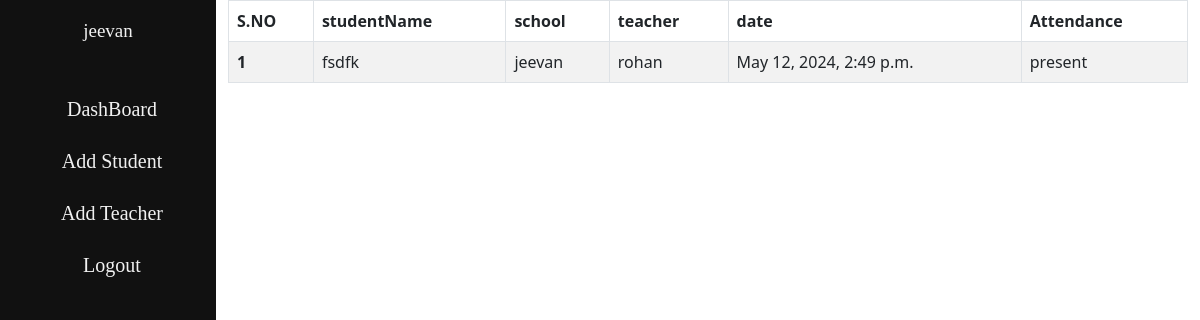
The app's page /school/student-attendance (signed in) with its own data.
### Auth/models.py (models this page shows)
class User(AbstractUser):
    name=models.CharField(max_length=60)
    types=models.CharField(max_length=50,choices=ROLES,default="admin")
    def __str__(self):
        return self.username

### student/models.py (models this page shows, shortened)
class StudentAttendance(models.Model):
	school=models.ForeignKey('school.SchoolProfileModel',on_delete=models.CASCADE)
	studentClass=models.ForeignKey('student.StudentClass',on_delete=models.CASCADE)
	studentName=models.ForeignKey('student.StudentProfileModel',on_delete=models.CASCADE)
	teacher=models.ForeignKey('teacher.TeacherProfileModel',on_delete=models.CASCADE)
	section=models.CharField(max_length=10)
	status = models.CharField(max_length=10, choices=STATUS_CHOICES, default='draft', null=True, blank=True)
	publish = models.DateTimeField(default=timezone.now)
	created = models.DateTimeField(auto_now_add=True)
	updated = models.DateTimeField(auto_now=True)

class StudentProfileModel(models.Model):
    author=models.ForeignKey('Auth.User',on_delete=models.CASCADE,related_name="StudentUsers",null=True)
    name=models.CharField(max_length=100)
    phoneNo=models.BigIntegerField()
    address=models.TextField()
    email=models.EmailField()
    pinCode=models.IntegerField(null=True,blank=True)
    dob=models.DateField(null=True,blank=True)
    stuState=models.ForeignKey('student.state',on_delete=models.CASCADE,related_name="StuState",null=True,blank=True)
    stuCity=models.ForeignKey('student.city',on_delete=models.CASCADE,related_name="StuCity",null=True,blank=True)
    gender=models.CharField(max_length=30,choices=GENDER_CHOICES)
    profile=models.ImageField(upload_to="studentImage",blank=True,null=True)
    category=models.CharField(max_length=30,choices=CATEGORY_CHOICES)
    authAdmin=models.OneToOneField(User,on_delete=models.CASCADE,related_name="StudentAdmin",null=True)
    schoolName=models.ForeignKey('school.SchoolProfileModel',on_delete=models.CASCADE,related_name="studentschols",null=True,blank=True)
    fatherName = models.CharField(null=True, blank=True,max_length=50)
    motherName = models.CharField(null=True, blank=True,max_length=50)
    totalFamilyIncome = models.PositiveIntegerField(null=True, blank=True)
    totalFamilyMember=models.IntegerField(null=True,blank=True)
    status = models.CharField(max_length=10, choices=STATUS_CHOICES, default='draft', null=True, blank=True)
    publish = models.DateTimeField(default=timezone.now)
    created = models.DateTimeField(auto_now_add=True)
    updated = models.DateTimeField(auto_now=True)
    def __str__(self):
        return self.name

### school/models.py (models this page shows, shortened)
class SchoolProfileModel(models.Model):
    name=models.CharField(max_length=100)
    slug=models.SlugField(max_length=100,blank=True)
    address = models.TextField(null=True, blank=True)
    author = models.ForeignKey('Auth.User', on_delete=models.SET_NULL, related_name='authorSProfile', null=True, blank=True)
    authAdmin = models.OneToOneField('Auth.User',on_delete=models.CASCADE, related_name='authAdminSPM', null=True, blank=True)
    udiseCode=models.CharField(null=True,blank=True,unique=True,max_length=70)
    district=models.CharField(null=True,blank=True,max_length=100)
    block=models.CharField(null=True,blank=True,max_length=100)
    village=models.CharField(null=True,blank=True,max_length=100)
    schoolLogo=models.ImageField(upload_to="schoolLogo",null=True,blank=True)
    pinCode=models.IntegerField(null=True,blank=True)
    schoolCategory=models.CharField(null=True,blank=True,max_length=50)
    principalName=models.CharField(null=True,blank=True,max_length=50)
    principalMobile=models.BigIntegerField(null=True,blank=True)
    principalEmail=models.EmailField(null=True,blank=True,max_length=50)
    spocName=models.CharField(null=True,blank=True,max_length=50)
    spocMobile=models.BigIntegerField(null=True,blank=True)
    spocEmail=models.EmailField(null=True,blank=True,max_length=50)
    publish = models.DateTimeField(default=timezone.now)
    created = models.DateTimeField(auto_now_add=True)
    updated = models.DateTimeField(auto_now=True)
    status = models.CharField(max_length=10, choices=STATUS_CHOICES, default='draft')
    def __str__(self):
        return self.name

### teacher/models.py (models this page shows)
class TeacherProfileModel(models.Model):
    name=models.CharField(max_length=80)
    author=models.ForeignKey('Auth.User',on_delete=models.CASCADE)
    email=models.EmailField()
    phoneNo=models.BigIntegerField()
    schoolName=models.ForeignKey('school.SchoolProfileModel',on_delete=models.CASCADE,related_name="teacherSchool")
    profile=models.ImageField(upload_to="teacherProfile",null=True,blank=True)
    address=models.TextField()
    city=models.ForeignKey('student.city',on_delete=models.CASCADE,related_name="teacherCity")
    state=models.ForeignKey('student.state',on_delete=models.CASCADE,related_name="teacherState")
    role=models.CharField(max_length=100)
    teachOfClass=models.CharField(max_length=20)
    totalOfStudent=models.ManyToManyField('student.StudentProfileModel',null=True,blank=True)
    def __str__(self):
        return self.name

### school/views.py (the view)
# urls.py: path('student-attendance',views.StudentAttendanceView,name="studentAttendanceList")
def StudentAttendanceView(request):
    stuData=StudentAttendance.objects.filter(school__author=request.user)
    context={
      'stuData':stuData
    }
    return render(request,"base/studentattendance.html",context)

### school/templates/base/studentattendance.html
{% extends 'base/schoolBase.html' %}
{% block content %}
<table class="table table-bordered table-striped">
    <thead>
      <tr>
        <th scope="col">S.NO</th>
        <th scope="col">studentName</th>
        <th scope="col">school</th>
        <th scope="col">teacher</th>
        <th scope="col">date</th>
        <th scope="col">Attendance</th>
      </tr>
    </thead>
    <tbody>
        {% for StudAttend in stuData %}
      <tr>
        <th scope="row">{{forloop.counter}}</th>
        <td>{{StudAttend.studentName}}</td>
        <td>{{StudAttend.school}}</td>
        <td>{{StudAttend.teacher}}</td>
        <td>{{StudAttend.created}}</td>
        <td >{% if StudAttend.status == "published" %}present{% else %}Absent{% endif %}</td>
      </tr>
      {% endfor %}
    </tbody>
  </table>
{% endblock %}

### school/templates/base/schoolBase.html (shortened to what this page needs)
{% load static %}
<!DOCTYPE html>
<html lang="en">
<head>
    </head>
<body>
    {% if request.user.types == "school" %}
    <div class="main">
    <header class="NavContainer">
        <div class="container">
            <div class="row">
                <div class="col-12 ">
                    <div class="sidenav">
                            <div class="head_info">
                                <div class="SchoolInfo">
                                <h5>{{request.user}}</h5>
                                </div>
                            </div>
                        <nav class="NavBarItem">
                            <ul class="nav " id="navItem">
                                <li class="nav-item">
                                    <a href="{% url 'school:Dashboard' %}" class="nav-link">DashBoard</a>
                                </li>
                                <li class="nav-item">
                                    <a href="{% url 'school:SchoolStudent' %}" class="nav-link">Add Student</a>
                                </li>
                                <li class="nav-item">
                                    <a href="{% url 'school:addteacher' %}" class="nav-link">Add Teacher</a>
                                </li>
                                <li class="nav-item">
                                    <a href="{% url 'Auth:Logout' %}" class="nav-link">Logout</a>
                                </li>
                            </ul>
                        </nav>
                    </div>
                </div>
            </div>
        </div>
    </header>
    <section class="MainContainer">
        <div class="container">
            <div class="row ">
                <div class="col-12">
                    {% block content  %}
                    {% endblock %}
                </div>
            </div>
        </div>
    </section>
    </div>
 <footer>
    <h2>Footer</h2>
 </footer>
 {% endif %}
 <link rel="stylesheet" href="{% static 'css/style.css' %}">
    <link href="https://cdn.datatables.net/v/dt/dt-2.0.7/datatables.min.css" rel="stylesheet">
    <link href="https://cdn.jsdelivr.net/npm/bootstrap@5.0.2/dist/css/bootstrap.min.css" rel="stylesheet">
</body>
</html>

### school/static/css/style.css (style rules this page uses)
.NavContainer .sidenav { height:100%; width: 18%; position: fixed; z-index:1; top:0; left:0; background-color:#111; overflow-x:hidden; padding-top:20px; }
.sidenav .head_info .SchoolInfo { display: flex; justify-content: center; align-items: center; gap: 12px; }
.sidenav .head_info .SchoolInfo h5 { color: #f1f1f1; font-size: 19px; font-family: Cambria, Cochin, Georgia, Times, 'Times New Roman', serif; }
.sidenav a { padding:6px 8px 6px 16px; text-decoration: none; font-size:25px; color: #818181; display:block; }
.NavContainer { float: left; }
.NavContainer .NavBarItem { margin-top: 2rem; }
.NavContainer .NavBarItem .nav li { display: block; width: 100%; padding: 5px; }
.NavContainer .NavBarItem .nav li a { font-size: 20px; text-align: center; font-family: Georgia, 'Times New Roman', Times, serif; color:#f1f1f1; }
.MainContainer { width: 82%; float: right; overflow: hidden; }

### records on screen
StudentAttendance: studentName "fsdfk", school "jeevan", teacher "rohan", created "May 12, 2024, 2:49 p.m.", status "present"

### other values on screen
{{ request.user }} "jeevan"
